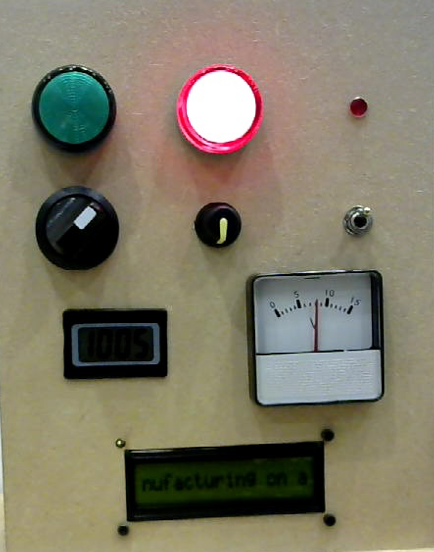
#> input picture B1andB2/as/samplepic_cropped.png, 434 x 552 px
$ python as_fill.py
#> lines starting #> are read from the running program, lines starting #| are printed output that depends on the picture; after the words box and inside, x2 and y2 are one past the last pixel; in counts of white or black regions, pixels touching at a corner belong together
import cv2;
import numpy as np;

img = cv2.imread('samplepic_cropped.png', 0)
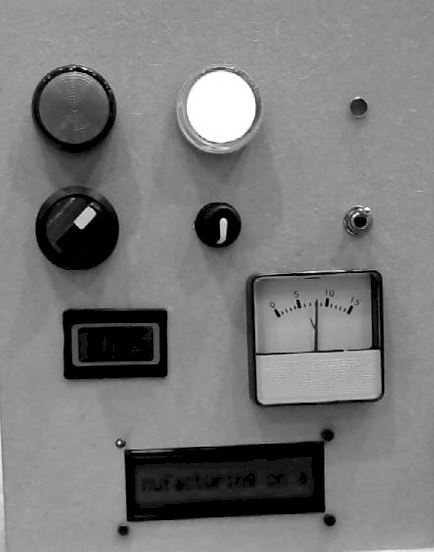
#> img: shape (552, 434); min 0, max 255, mean 122

edges_100_200 = cv2.Canny(img,100,200)
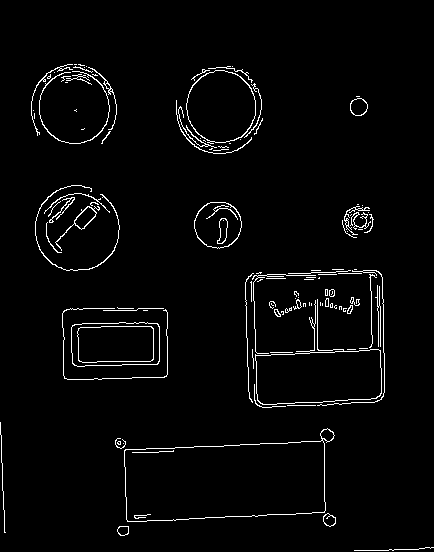
#> edges_100_200: shape (552, 434); 2.8% white in thin lines or dots, all inside (x1, y1, x2, y2) = (0, 64, 434, 551)

kernel = np.ones((5,5),np.uint8)
dilation = cv2.dilate(edges_100_200,kernel,iterations = 2)
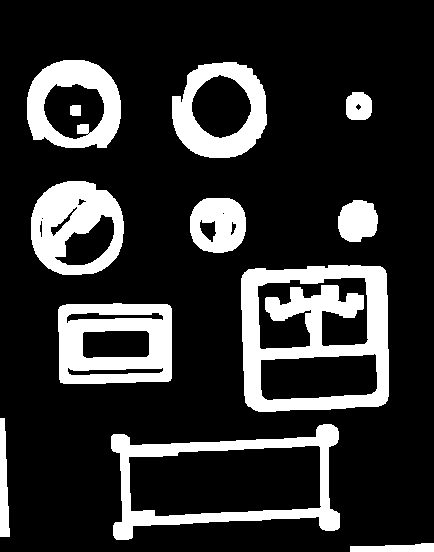
#> dilation: shape (552, 434); 18.8% white; 12 white regions, largest, box (x1, y1, x2, y2) and area: (241, 265, 389, 412) 11610, (111, 424, 340, 540) 6590, (58, 303, 172, 384) 6449

erode = cv2.erode(dilation,kernel,iterations = 1)
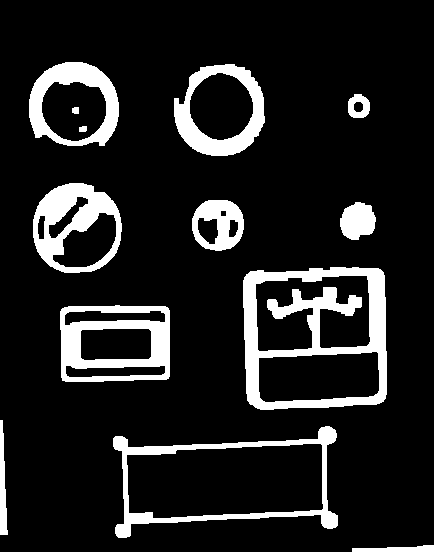
#> erode: shape (552, 434); 13% white; 13 white regions, largest, box (x1, y1, x2, y2) and area: (243, 267, 387, 410) 8198, (60, 305, 170, 382) 4405, (113, 426, 338, 538) 3982

erode_inversed = cv2.bitwise_not(erode)
# Threshold.
# Set values equal to or above 220 to 0.
# Set values below 220 to 255.

th, im_th = cv2.threshold(erode_inversed, 220, 255, cv2.THRESH_BINARY_INV)

# Copy the thresholded image.
im_floodfill = im_th.copy()

# Mask used to flood filling.
# Notice the size needs to be 2 pixels than the image.
h, w = im_th.shape[:2]
#> h = 552; w = 434
mask = np.zeros((h+2, w+2), np.uint8)

# Floodfill from point (0, 0)
cv2.floodFill(im_floodfill, mask, (0,0), 255)
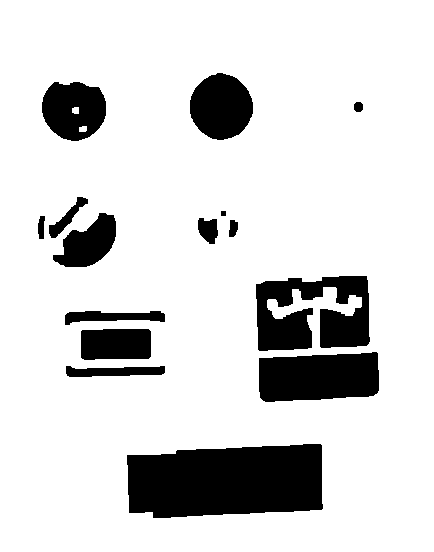
#> im_floodfill: shape (552, 434); 84.6% white; 15 black regions, largest, box (x1, y1, x2, y2) and area: (127, 444, 323, 518) 12569, (256, 276, 370, 351) 6013, (259, 352, 379, 402) 5212

# Invert floodfilled image
im_floodfill_inv = cv2.bitwise_not(im_floodfill)

# Combine the two images to get the foreground.
im_out = im_th | im_floodfill_inv
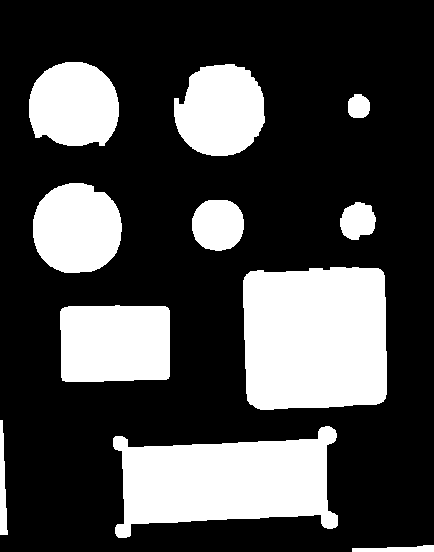
#> im_out: shape (552, 434); 28.4% white; 11 white regions, largest, box (x1, y1, x2, y2) and area: (243, 267, 387, 410) 19423, (113, 426, 338, 538) 16551, (60, 305, 170, 382) 8175

# Display images.
cv2.imshow("Initial image - erode", erode)
cv2.imshow("Image 2 - erode inversed", erode_inversed)
cv2.imshow("Thresholded Image", im_th)
cv2.imshow("Floodfilled Image", im_floodfill)
cv2.imshow("Inverted Floodfilled Image", im_floodfill_inv)

cv2.imshow("Foreground", im_out)

cv2.waitKey(0)
